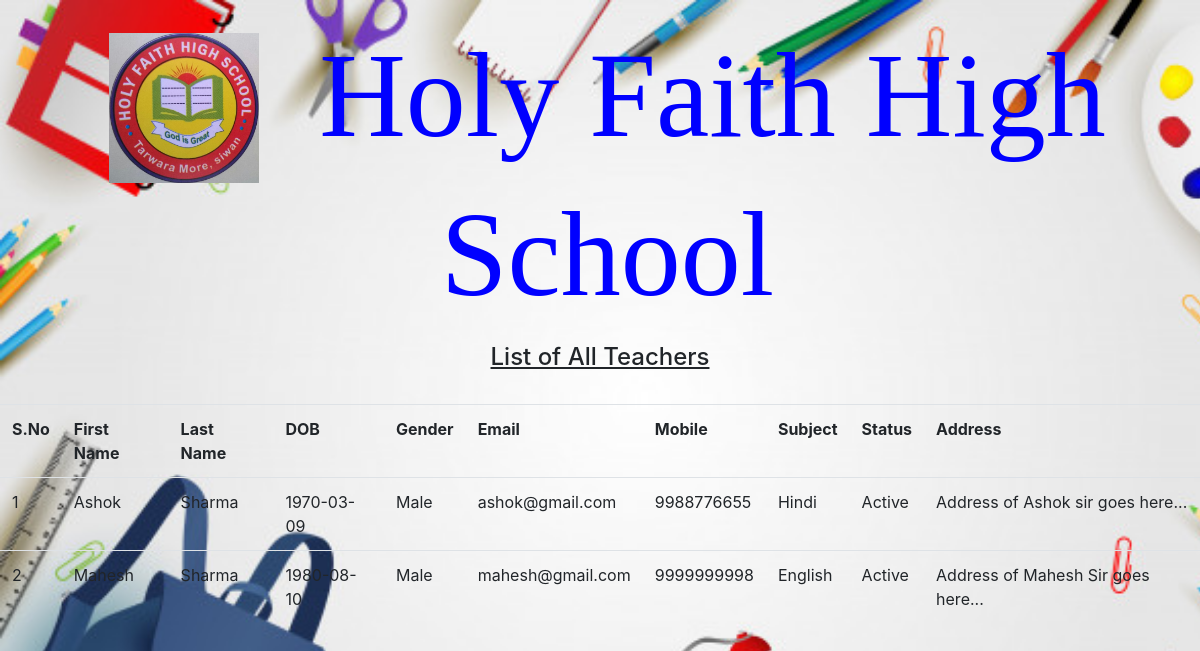
Screenshot of /viewAllTeachers.php (signed in) with the database file from the repository.
### tables this page shows
CREATE TABLE `teachers` (
  `id` int(11) NOT NULL,
  `fname` varchar(100) NOT NULL,
  `lname` varchar(100) NOT NULL,
  `dob` date NOT NULL,
  `gender` varchar(10) NOT NULL,
  `email` varchar(100) NOT NULL,
  `mobile` bigint(10) NOT NULL,
  `subject` varchar(100) NOT NULL,
  `status` varchar(10) NOT NULL,
  `address` varchar(250) NOT NULL
);

### viewAllTeachers.php (the view, shortened to what this page needs)
<?php
  if(isset($_SESSION['email'])){
?>
<!DOCTYPE html>
<html lang="en" dir="ltr">
  <head>
    <link rel="stylesheet" href="bootstrap/css/bootstrap.min.css"></link>
    <link rel="stylesheet" href="css/styles.css">
  </head>
  <body style="background:url('images/login4.jpg');background-size:cover;background-attachment: fixed;">
    <div class="row">
      <div class="col-md-12"><br>
        <center><h1><p style="color: blue ; float:left; font-size:120px; font-family:Times New Roman; text-align:center; margin-left: 15px;"><img src="images/L2.jpeg" width="150px" height="150px">&nbsp Holy Faith High School</p><br><br><br><br></center>
     <center><h4><u>List of All Teachers</u></h4></center><br>
        <table class="table">
          <tr>
            <th>S.No</th>
            <th>First Name</th>
            <th>Last Name</th>
            <th>DOB</th>
            <th>Gender</th>
            <th>Email</th>
            <th>Mobile</th>
            <th>Subject</th>
            <th>Status</th>
            <th>Address</th>
          </tr>
          <?php
            include('includes/connection.php');
            $query = "select * from teachers";
            $query_run = mysqli_query($connection,$query);
            $sno = 1;
            while($row = mysqli_fetch_assoc($query_run)){
              ?>
                <tr>
                  <td><?php echo $sno; $sno = $sno + 1; ?></td>
                  <td><?php echo $row['fname']; ?></td>
                  <td><?php echo $row['lname']; ?></td>
                  <td><?php echo $row['dob']; ?></td>
                  <td><?php echo $row['gender']; ?></td>
                  <td><?php echo $row['email']; ?></td>
                  <td><?php echo $row['mobile']; ?></td>
                  <td><?php echo $row['subject']; ?></td>
                  <td><?php echo $row['status']; ?></td>
                  <td><?php echo $row['address']; ?></td>
                </tr>
            <?php
          }
        ?>
        </table>
      </div>
    </div>
  </body>
</html>
<?php
}
else{
  echo "<script type='text/javascript'>
    window.location.href = 'index.php';
  </script>";
}
?>

### rows the page displays
teachers: fname "Ashok", lname "Sharma", dob "1970-03-09", gender "Male", email "ashok@gmail.com", mobile "9988776655", subject "Hindi", status "Active", address "Address of Ashok sir goes here..."
teachers: fname "Mahesh", lname "Sharma", dob "1980-08-10", gender "Male", email "mahesh@gmail.com", mobile "9999999998", subject "English", status "Active", address "Address of Mahesh Sir goes here..."
